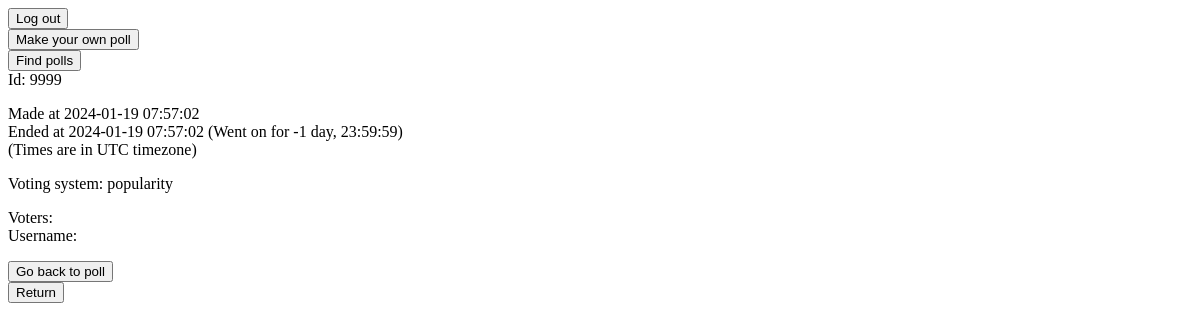
Before: /main/polls/9999/more with the older database file.
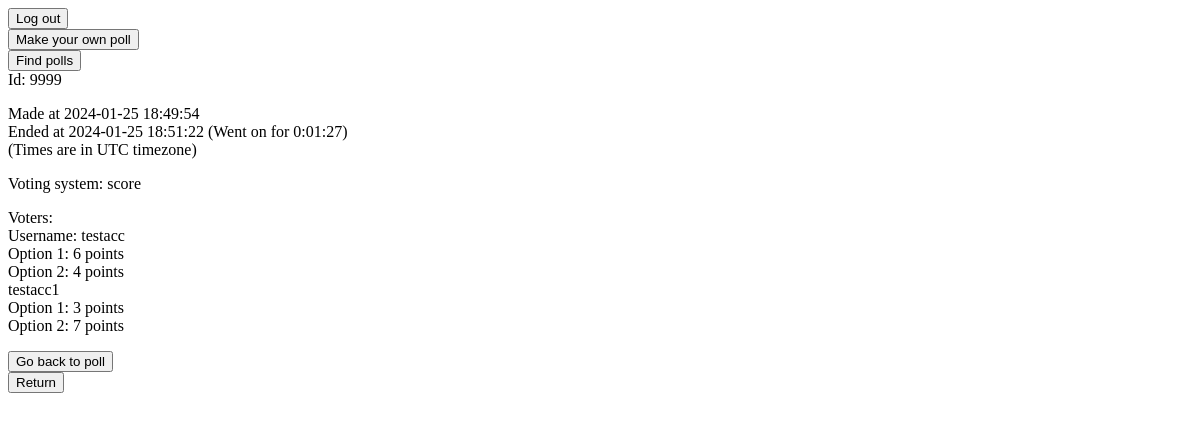
After: the same page with the newer database file.
### app.py (models this page shows)
class Polls(db.Model):
    pollId = db.Column(db.String, primary_key=True, unique = True)
    creator = db.Column(db.String(20))
    pollname = db.Column(db.String)
    pollDescription = db.Column(db.String)
    pollQuestion = db.Column(db.String) #index 4
    privacyMode = db.Column(db.String)
    votingMode = db.Column(db.String)
    pollStart = db.Column(db.DateTime)
    publicity = db.Column(db.Boolean)
    pollTime = db.Column(db.DateTime) #index 9
    pollManual = db.Column(db.Boolean)
    currentWinner = db.Column(db.String)
    NumofOptions = db.Column(db.Integer)
    needPassword = db.Column(db.Boolean)
    password = db.Column(db.String(200)) #index14
    ongoing = db.Column(db.Boolean)
    option1 = db.Column(db.String) #index 16
    option1exp = db.Column(db.String)
    option2 = db.Column(db.String)
    option2exp = db.Column(db.String)
    option3 = db.Column(db.String)
    option3exp = db.Column(db.String)
    option4 = db.Column(db.String)
    option4exp = db.Column(db.String)
    option5 = db.Column(db.String)
    option5exp = db.Column(db.String)
    option6 = db.Column(db.String)
    option6exp = db.Column(db.String)
    option7 = db.Column(db.String)
    option7exp = db.Column(db.String)
    option8 = db.Column(db.String)
    option8exp = db.Column(db.String)
    option9 = db.Column(db.String)
    option9exp = db.Column(db.String)
    option10 = db.Column(db.String)
    option10exp = db.Column(db.String)
    minscore = db.Column(db.Integer) #index 36
    maxscore = db.Column(db.Integer)

class Users(UserMixin, db.Model):
    id = db.Column(db.Integer, primary_key=True)
    username = db.Column(db.String(20), unique=True)
    password = db.Column(db.String(200))
    email = db.Column(db.String(256))

### app.py (the view)
@login_required
@app.route("/main/polls/<pollId>/more", methods = ["GET", "POST"])
def pollmore(pollId):
    connect = engine.connect().execute(text("SELECT * FROM Polls WHERE pollid = :pollid"), {'pollid': pollId}).fetchone()
    votetype = connect.votingMode
    num = connect.NumofOptions
    if request.method == "GET":
        privacy = (getpoll(engine, pollId))[5]
        match privacy:
            case "Hide":
                mode = 1
            case "ShowHalf":
                mode = 2
            case "Show":
                mode = 3
        time = engine.connect().execute(text("SELECT pollStart from Polls where pollid = :pollid"), {'pollid': pollId}).fetchone()
        start = datetime.strptime(time.pollStart, '%Y-%m-%d %H:%M:%S.%f')
        ended = datetime.strptime(gettime(engine, pollId), '%Y-%m-%d %H:%M:%S.%f')
        ongoing  =  ended - start
        info =  whovoted(engine, pollId, votetype)
        placeholder = []
        scores = []
        if votetype == "score":
            for i in info:
                username = engine.connect().execute(text("SELECT id from Users WHERE username = :username"), {'username': i}).fetchone()
                placeholder.append(username.id)
            for i in placeholder:
                temp = engine.connect().execute(text("SELECT score from Votes WHERE pollid = :pollid AND Userid = :Userid"), {'pollid': pollId, 'Userid': i})
                pholder = []
                for row in temp:
                    pholder.append(row.score)
                scores.append(pholder)
            print(scores)
        return render_template("polldetails.html", mode = mode, pollId = pollId, info = info, start = str(start)[:-7], ended = str(ended)[:-7], ongoing = str(ongoing)[:-7], votetype = votetype, scores = scores, num = num)
    if request.method == "POST":
        if request.form.get("back") is not None:
            return redirect(url_for("pollDisplay", pollId = pollId))

### app.py (called while the page is built)
@app.after_request
def after_request(r):
    r.headers["Cache-Control"] = "no-cache, no-store, must-revalidate"
    r.headers["Expires"] = 0
    r.headers["Pragma"] = "no-cache"
    return r

### voting.py (called while the page is built)
def getpoll(engine, pollId):
    ID = pollId.lower()
    with engine.connect() as connection:
        getDetails = connection.execute(text("SELECT * FROM polls WHERE LOWER(pollId) = :pollId LIMIT 1"), {'pollId': ID}).fetchone()
        details = list(getDetails)
        return details

def gettime(engine, pollid):
    with engine.connect() as connection:
        time = connection.execute(text("SELECT pollTime from Polls where pollid = :pollid"), {'pollid': pollid}).fetchone()
        end = time.pollTime
    return end

### templates/polldetails.html
{% extends "content.html" %}
{% block maincontent %}
<div id = "topmore">
Id: {{pollId}} <br>
</div>
<p>
Made at {{start}}  <br>
Ended at {{ended}}
(Went on for {{ongoing}})<br>
(Times are in UTC timezone)
</p>
Voting system: {{votetype}} <br>
{% if mode >= 2 %}
<p>
Voters:
<br>
Username:
{% for i in range(info|length) %}
{% if votetype == "score" %}
{{info[i]}}
{% else %}
{{info[i][1]}}
{% endif %}
<br>
{% if mode >= 3 %}
{% if votetype == "popularity" %}
: {{info[i][3]}}
{% elif votetype == "score" %}
{% for k in range(num|int) %}
    Option {{k+1}}: {{scores[i][k]}} points
    <br>
{% endfor %}
{% elif votetype == "tideman" %}
{% for k in range (num|int) %}
    Rank {{k+1}}: {{info[i][k+3]}}
    <br>
{% endfor %}
<br>
{% endif %}
{% endif %}
{% endfor %}
</p>
{% endif %}
<form action = "/main/polls/{{pollId}}/more" method = "post">
    <button name = "back" type = "submit">Go back to poll</button>
</form>
{% endblock %}

### templates/content.html (shortened to what this page needs)
{% extends "layout.html" %}
{% block site %}
    <form action = "/main" method = "post">
        <div>
            <button name = "logout" type = "submit">Log out </button>
        </div>
        <div>
            <button name = "make" type = "submit">Make your own poll</button>
        </div>
        <div>
            <button name = "search" type = "submit">Find polls</button>
        </div>
    </form>
    {% block maincontent %}{% endblock %}
    <form action = "/main" method = "post">
        <div>
            <button name = "Return" type = "submit"> Return </button>
        </div>
    </form>
{% endblock %}

### templates/layout.html (shortened to what this page needs)
<!DOCTYPE html>
<html lang = "en">
    <head>
    </head>
    <body>
        {% block site %}{% endblock %}
    </body>
</html>

Changed rows visible on the page:
changed Polls: votingMode "popularity" → "score"
now on this page (row edited): Users: username "testacc"
now on this page (row edited): Users: username "testacc1"
Other visible differences:
{{ start }}: "2024-01-19 07:57:02" → "2024-01-25 18:49:54"
{{ ended }}: "2024-01-19 07:57:02" → "2024-01-25 18:51:22"
{{ ongoing }}: "-1 day, 23:59:59" → "0:01:27"
new list line: "Option 1 : 6 points Option 2 : 4 points"
new list line: "Option 1 : 3 points Option 2 : 7 points"
